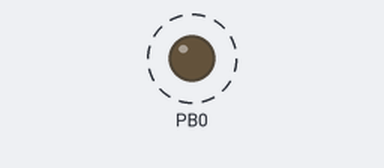
Bench run of a program on a simulated ATtiny13, built with avr-gcc and emulated at 1 MHz. Shown: output pins drawn as LEDs (lit = HIGH). Dashed ring = blinking.

Above: at 0.13 s.
Timing chart, 0 to 3.0 s (numbered marks = the images above):
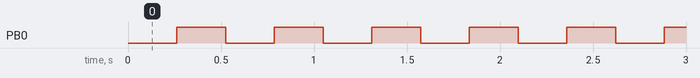

The program:

main.c
```c
#define F_CPU 1000000UL

#include <avr/io.h>
#include <avr/interrupt.h>
#include <util/delay.h>

// Функция инициализации портов ввода/вывода
void GPIO_Init() {
    // Настройка порта B
    DDRB |= (1 << DDB0);  // Установка PB0 как выход
    PORTB &= ~(1 << PB0); // Установка низкого уровня на PB0
}

// Функция инициализации таймера
void Timer_Init() {
    // Настройка таймера/счетчика0
    TCCR0B |= (1 << CS02) | (1 << CS00); // Предделитель 1024
    TIMSK0 |= (1 << TOIE0);              // Разрешение прерывания по переполнению таймера
}

// Прерывание по переполнению таймера
ISR(TIM0_OVF_vect) {
    // Инвертирование состояния PB0
    PORTB ^= (1 << PB0);
}

int main(void) {
    // Инициализация периферии
    GPIO_Init();
    Timer_Init();

    // Разрешение глобальных прерываний
    sei();

    // Основной цикл программы
    while (1) {
        // Здесь может быть основной код программы
        _delay_ms(100); // Пример задержки
    }

    return 0;
}
```

Measured:
- by itself, PB0: alternates HIGH for 0.26 s and LOW for 0.26 s
- by itself, everything shown: repeats every 1.6 s, in 6 steps
